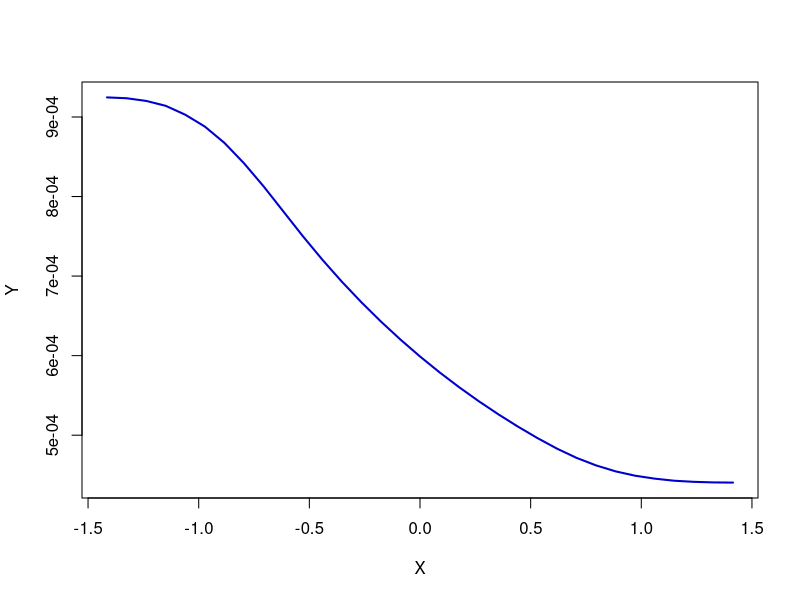
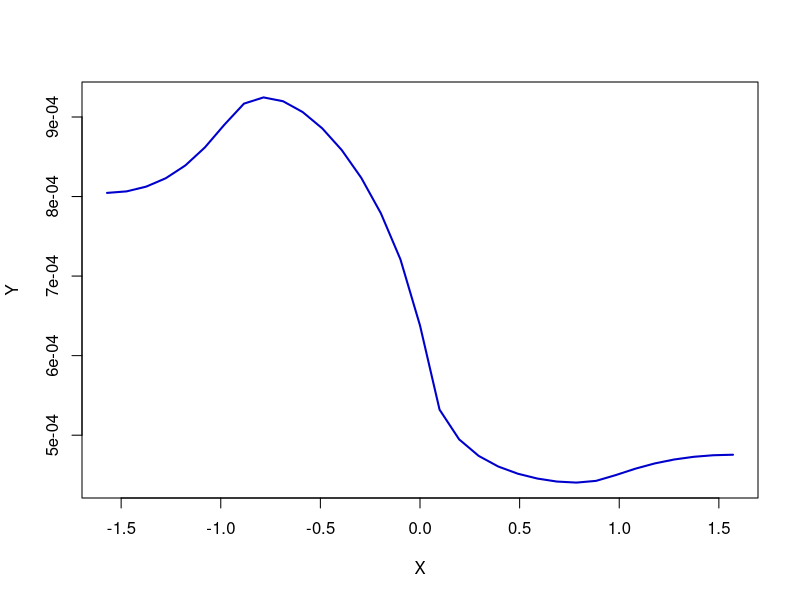

These figures' R source, in order:
##################### SUBROUTINES ####################

compl = function (re, im){ # Complex array generation
    if(missing(re)){
        stop("compl: no composed object for real part")
    }
    if(missing(im)){
        im = 0*(re<=Inf)
    }
    if(nrow(matrix(re))!=nrow(matrix(im))){
        stop("compl: dim(re)<>dim(im)")
    }
    z    = list()
    z$re = re
    z$im = im
    return(z)
}

cmul = function(x, y){ # Complex multiplication
    re   = x$re*y$re - x$im*y$im  
    im   = x$re*y$im + x$im*y$re
    z    = list()
    z$re = re
    z$im = im  
    return(z)
}
  
cexp = function(x){ # Complex exponential
    re   = exp(x$re) * cos(x$im) 
    im   = exp(x$re) * sin(x$im) 
    z    = list()
    z$re = re
    z$im = im  
    return(z)
}
  
csub = function(x, y){# Complex subtraction two arrays of complex numbers
       re   = x$re - y$re  
       im   = x$im - y$im
       z    = list()
       z$re = re
       z$im = im  
       return(z)
}
  
cdiv = function(x, y) { # Complex division
    w    = y$re^2 + y$im^2
    re   = (x$re*y$re + x$im*y$im) / w  
    im   = (x$im*y$re - x$re*y$im) / w  
    z    = list()
    z$re = re
    z$im = im  
    return(z)
}
  
cln = function(x){ # Complex natural logarithm
    re   = log(x$re^2+x$im^2) / 2
    im   = atan2(x$im, x$re)
    z    = list()
    z$re = re
    z$im = im  
    return(z)
}
  
creal = function(z){ # Returning real part
    re = z$re
    return(re)
}
  
StandardNormalCharf = function(t,l){ # Standard Normal Characteristic Function
    s2  = l$sigma^2
    tmp = compl(-0.5*s2*t$re,-0.5*s2*t$im + l$mu)
    r   = cexp(cmul(tmp,t))
    return(r)
}

gFourierInversion = function(N,K,dt,t0,x0,charf,l){ # generic function for density approximation
    # 1. form the grids:
    dx = (2*pi)/(N*dt)
    t  = (0:(K-1))*dt
    if (t0 != 0) {
        t = t + dt/2
    }
    t  = compl(t,t*0) 
    x  = x0 + (0:(N-1))*dx
    # 2. do the FFT:
    tmp        = charf(t,l)
    phi        = matrix(1,N,2)                 
    phi[1:K,1] = tmp$re
    phi[1:K,2] = tmp$im
    tmp        = x0 * dt *(0:(N-1)) 
    phi        = cmul(compl(phi[,1],phi[,2]),cexp(compl(tmp*0,-tmp)))
    phi        = cbind(phi$re,phi$im)
    phitmp     = complex(real=phi[,1],imaginary=phi[,2])
    ninvfft    = length(phitmp)
    y          = fft(phitmp,inverse=T)#ninvfft
    y          = compl(Re(y),Im(y))
    if (t0 != 0){
        tmp = x*dt/2
        y   = cmul(y,cexp(compl(tmp*0,-tmp)))
    }
    # 3. rescale:
    if (t0 == 0){ 
        r = dt * ( creal(y) - 0.5*creal(charf(list(re=0,im=0),l)) )/ pi
    }else{ 
        r = dt * creal(y)/pi
    }
    return(r)
}

VaRcgfDG = function(t,par){ # cumulant generating function (cgf) for the 
    # class of quadratic forms of Gaussian vectors.
  
    s = compl(par$theta*t$re, par$theta*t$im)
    i = 1
    m = length(par$lambda)
    while (i <= m){
        # 1-lambda*t:
        omlt = compl(1 - par$lambda[i] * t$re,  -par$lambda[i] * t$im)
        tmp  = cmul(t,t)
        tmp  = cdiv(tmp,omlt)
        tmp  = compl(par$delta[i]^2 * tmp$re, par$delta[i]^2 * tmp$im)
        tmp  = csub(tmp,cln(omlt))
        s    = compl(s$re + 0.5*tmp$re, s$im + 0.5*tmp$im)   
        i    = i+1
    }
    return(s)
}

VaRcharfDG = function(t,par){# computes the characteristic function for the
    # class of quadratic forms of Gaussian vectors.
  
    t = compl(-t$im,t$re)                 # 1i*t
    r = cexp(VaRcgfDG(t,par))
}
  
VaRcharfDGF2 = function(t, l){ # Fourier transform of an approximating Gaussian cdf
    mu   = l$theta + 0.5*sum(l$lambda)
    s2   = sum(l$delta^2 + 0.5*l$lambda^2)
    tmp  = compl(-0.5*s2*t$re,-0.5*s2*t$im + mu)
    tmp  = cexp(cmul(tmp,t))
    tmp  = csub(VaRcharfDG(t,l),tmp)
    tmp  = cdiv(tmp,t)
    r    = compl(-tmp$im,tmp$re)
    r$re = replace(r$re,r$re=="NaN",0)
    r$im = replace(r$im,r$im=="NaN",0)
    return(r)
}

VaRcorrfDGF2 = function(x,l){ # cdf of normal approximation
    mu = l$theta + 0.5*sum(l$lambda)
    s2 = sum(l$delta^2 + 0.5*l$lambda^2)
    r  = pnorm((x-mu)/sqrt(s2))
    return(r)
}

VaRcdfDG = function(l,N,K,dt){ # approximates the cdf for the class of quadratic forms
    # Gaussian vectors 

    dx      = 2*pi/(N*dt)
    x0      = -pi/dt
    y       = gFourierInversion(N,K,dt,dt/2,x0,VaRcharfDGF2,l)
    x       = x0 + (0:(N-1))*dx
    y       = y + VaRcorrfDGF2(x,l)
    y[x<=0] = 0 # correct for misspecification
    r       = list(x=x,y=y)
    return(r)
}

cdf2quant = function(a,l){ # compute the quantile from a CDF on a given grid
    # robust version:

    x     = l$x
    y     = l$y
    left  = 1
    right = length(y)
    # deal with extreme cases:
    if( a <= y[left]  ){ 
        q = x[left]
    }else if( a >= y[right] ){
        q = x[right] 
    }else{
        idx   = 1:length(y)
        left  = max(idx[which(y <= a)])
        right = min(idx[which(y >= a)])
        if ( left < right ){
            w = (y[right]-a)/(y[right]-y[left])
            q = w*x[left] + (1-w)*x[right]
        }else{
            q = 0.5*(x[left]+x[right])
        }
    }
return(q)
}

VaRqDG = function(a,par,N,K,dt){
    r = VaRcdfDG(par,N,K,dt)
    q = cdf2quant(a,r)
    return(q)
}

#################### MAIN FUNCTIONS ####################

XFGqDGtest = function(n,N,dt){	
    # di      = createdisplay(1,2)
    lambdav = -sqrt(2) + (0:(n-1))*2*sqrt(2)/(n-1)
    q       = lambdav
    i       = 1
    while ( i <= n ){
        q[i] = VaRqDG(0.01,XFGdg11par(lambdav[i]),N,N,dt)
        i    = i+1
    }
    z = cbind(lambdav,q)
    plot(z,type="l",col="blue3",lwd=2,xlab="X",ylab="Y")
    phi = -pi/2 + (0:(n-1))*pi/(n-1)
    q   = phi
    i   = 1
    while (i <= n){
        q[i] = VaRqDG(0.01,XFGdg12par(phi[i]),N,N,dt)
        i    = i+1
    }
    z = cbind(phi,q)
    dev.new()
    plot(z,type="l",col="blue3",lwd=2,xlab="X",ylab="Y")
}

XFGdg11par = function(la,de,th){
    lambda = la
    if (missing(de)){
        delta = c(sqrt(max(c(0,1-lambda^2/2))))
    }else{
        delta = de
    }
    if (missing(th)){  
        theta = -0.5*lambda
    }else{
        theta = th
    }
    Sigma  = diag(rep(1,1))
    Gamma  = lambda*diag(c(1))
    Delta  = delta
    return(list(Sigma=Sigma,Gamma=Gamma,Delta=Delta,theta=theta,lambda=lambda,delta=delta))
}

XFGdg12par = function(phi){	#XFG
  sr2    = sqrt(2)
  phi    = phi + pi/4
  lambda = sr2* c(sin(phi),-cos(phi))
  delta  = c(0,0)
  theta  = -0.5 * sum(lambda)
  Sigma  = diag(rep(1,2))
  Gamma  = lambda*diag(c(1))
  Delta  = delta
  return(list(Sigma=Sigma,Gamma=Gamma,Delta=Delta,theta=theta,lambda=lambda,delta=delta))
}

XFGqDGtest(n=33,N=1024,dt=0.2)

